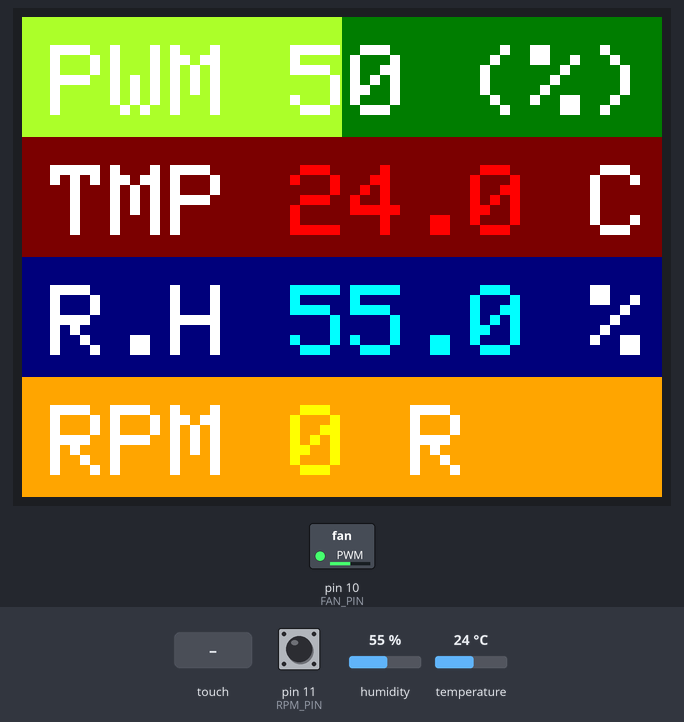
Bench run of a sketch on a simulated Arduino Uno, built with avr-gcc and run on an emulated ATmega328P. Parts: 320×240 colour display, switched loads named in the sketch (green lamp = pin HIGH). Wiring (inferred from the names in the program): servo: signal pin 12. The inputs (shaded band) are chosen by the test bench; at power-on: humidity 55 %, pin 11 (RPM_PIN) HIGH, temperature 24 °C. Servo pulses on a pin are drawn as a servo (544–2400 µs = 0–180°).

Above: at 2.6 s.
2.7 s: touch panel pressed at 38 % / 10 % of its raw x / y range
At 3.9 s:
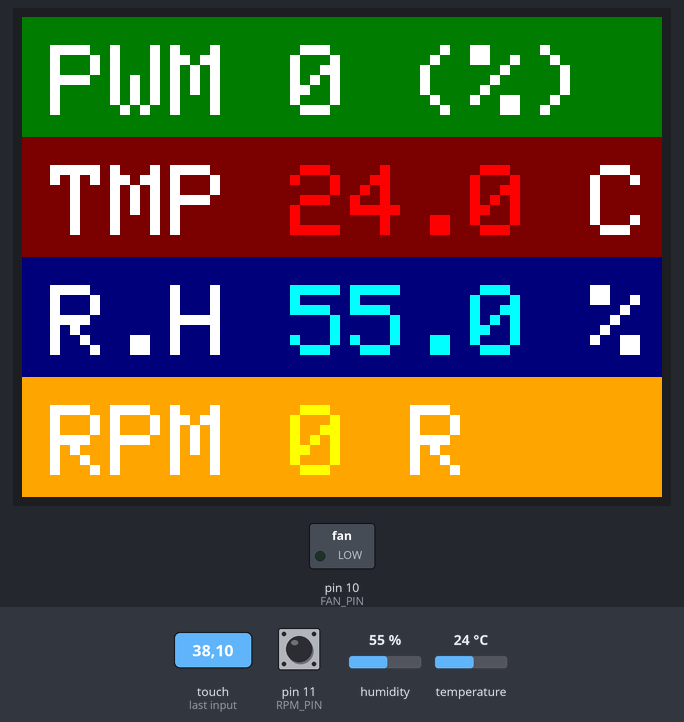
4.2 s: touch panel pressed at 87 % / 10 % of its raw x / y range
At 5.0 s:
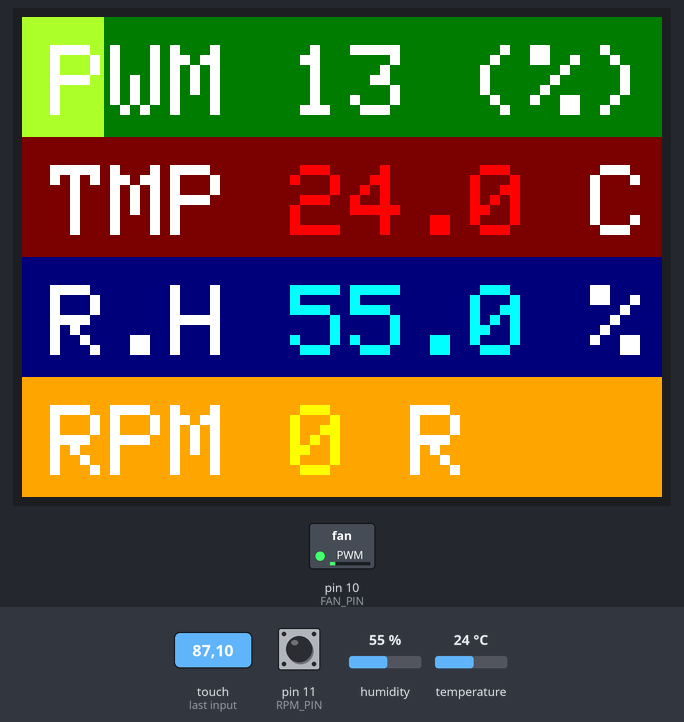
5.7 s: touch panel pressed at 38 % / 50 % of its raw x / y range
At 6.2 s:
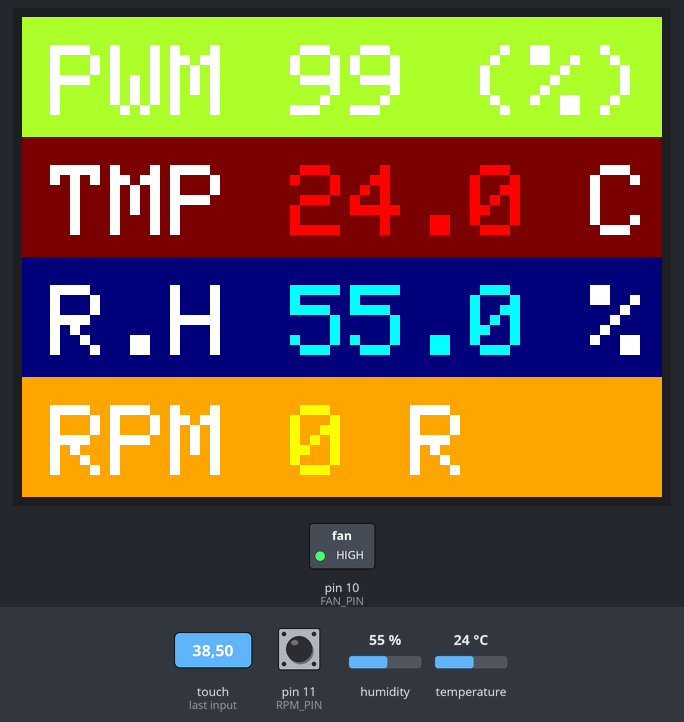
7.2 s: touch panel pressed at 87 % / 50 % of its raw x / y range
At 8.4 s:
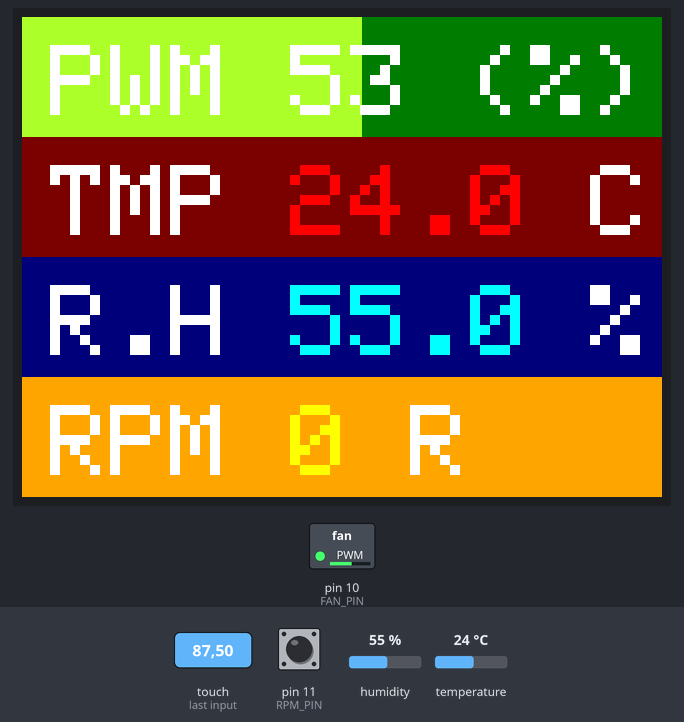
8.7 s: humidity set to 22 %
At 10.1 s:
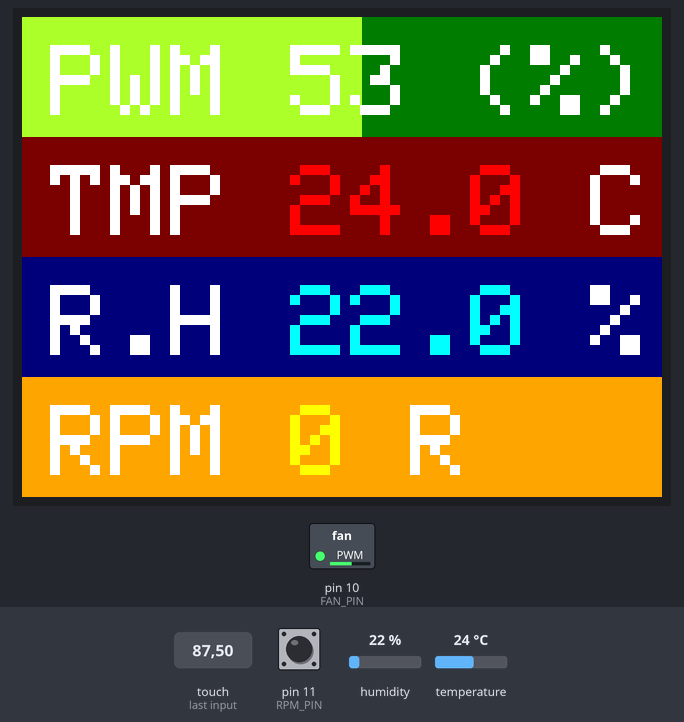
10.8 s: pin 11 (RPM_PIN) pulled LOW for 0.15 s
At 12.3 s:
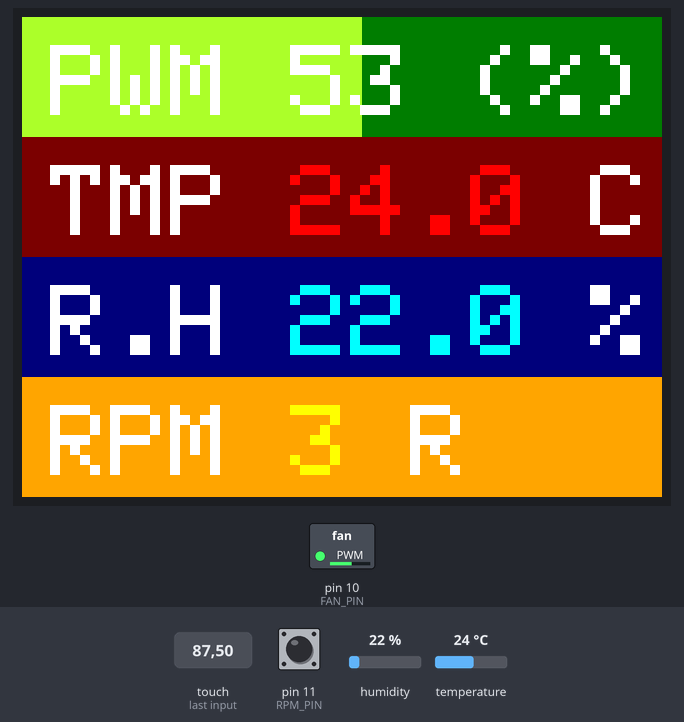
Timing chart, 0 to 13.8 s (numbered marks = the images above; inputs shaded):
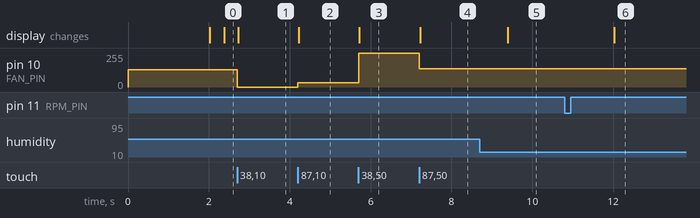

Measured:
- after the input at 2.7 s, pin 10 (FAN_PIN): 128/255 → 0/255 at once; the display: changes at once (image 1)
- after the input at 4.2 s, pin 10 (FAN_PIN): 0/255 → 33/255 at once; the display: changes at once (image 2)
- after the input at 5.7 s, pin 10 (FAN_PIN): 33/255 → 255/255 at once; the display: changes at once (image 3)
- after the input at 7.2 s, pin 10 (FAN_PIN): 255/255 → 136/255 at once; the display: changes at once (image 4)
- after the input at 8.7 s, the display: changes after 0.69 s (image 5)
- after the input at 10.8 s, the display: changes after 1.2 s (image 6)

The sketch:

main.ino
```cpp
// wiring with UNO or Mega2560:
//--------------POWER Pins--------------------------------
//   5V  connects to DC 5V
//   GND connects to Ground
//   3V3 do not need to connect(NC)
//--------------LCD Display Pins--------------------------
//   LCD_RD   connects to Analog pin A0
//   LCD_WR   connects to Analog pin A1
//   LCD_RS   connects to Analog pin A2
//   LCD_CS   connects to Analog pin A3
//   LCD_RST  connects to Analog pin A4
//   LCD_D0   connects to digital pin 8
//   LCD_D1   connects to digital pin 9
//   LCD_D2   connects to digital pin 2
//   LCD_D3   connects to digital pin 3
//   LCD_D4   connects to digital pin 4
//   LCD_D5   connects to digital pin 5
//   LCD_D6   connects to digital pin 6
//   LCD_D7   connects to digital pin 7
//--------------SD-card fuction Pins ----------------------
//This Connection Only for UNO, Do not support Mega2560
//because they use different Hardware-SPI Pins
//SD_SS    connects to digital pin 10
//SD_DI    connects to digital pin 11
//SD_DO    connects to digital pin 12
//SD_SCK   connects to digital pin 13

#include <TimerOne.h>
#include <MCUFRIEND_kbv.h>
#include <TouchScreen.h>
#include <MsTimer2.h>
#include "DHT.h"

// Example testing sketch for various DHT humidity/temperature sensors
// Written by ladyada, public domain

// REQUIRES the following Arduino libraries:
// - DHT Sensor Library: https://github.com/adafruit/DHT-sensor-library
// - Adafruit Unified Sensor Lib: https://github.com/adafruit/Adafruit_Sensor

#define DHTTYPE DHT22 // DHT 22  (AM2302), AM2321

#define DHT_PIN A5 // Digital pin connected to the DHT sensor
#define FAN_PIN 10
#define RPM_PIN 11
#define SERVO_PIN 12
#define LCD_RESET A4 // Can alternately just connect to Arduino's reset pin
#define LCD_CS A3    // Chip Select goes to Analog 3
#define LCD_CD A2    // Command/Data goes to Analog 2
#define LCD_WR A1    // LCD Write goes to Analog 1
#define LCD_RD A0    // LCD Read goes to Analog 0

#define YP A3 // must be an analog pin, use "An" notation!
#define XM A2 // must be an analog pin, use "An" notation!
#define YM 9  // can be a digital pin
#define XP 8  // can be a digital pin

// Color definitions
#define ILI9341_BLACK 0x0000       /*   0,   0,   0 */
#define ILI9341_NAVY 0x000F        /*   0,   0, 128 */
#define ILI9341_DARKGREEN 0x03E0   /*   0, 128,   0 */
#define ILI9341_DARKCYAN 0x03EF    /*   0, 128, 128 */
#define ILI9341_MAROON 0x7800      /* 128,   0,   0 */
#define ILI9341_PURPLE 0x780F      /* 128,   0, 128 */
#define ILI9341_OLIVE 0x7BE0       /* 128, 128,   0 */
#define ILI9341_LIGHTGREY 0xC618   /* 192, 192, 192 */
#define ILI9341_DARKGREY 0x7BEF    /* 128, 128, 128 */
#define ILI9341_BLUE 0x001F        /*   0,   0, 255 */
#define ILI9341_GREEN 0x07E0       /*   0, 255,   0 */
#define ILI9341_CYAN 0x07FF        /*   0, 255, 255 */
#define ILI9341_RED 0xF800         /* 255,   0,   0 */
#define ILI9341_MAGENTA 0xF81F     /* 255,   0, 255 */
#define ILI9341_YELLOW 0xFFE0      /* 255, 255,   0 */
#define ILI9341_WHITE 0xFFFF       /* 255, 255, 255 */
#define ILI9341_ORANGE 0xFD20      /* 255, 165,   0 */
#define ILI9341_GREENYELLOW 0xAFE5 /* 173, 255,  47 */
#define ILI9341_PINK 0xF81F

//Param For 2.4"_9341_V3.0
#define TS_MINX 75
#define TS_MAXX 890

#define TS_MINY 110
#define TS_MAXY 920

#define MINPRESSURE 200
#define MAXPRESSURE 600

#define LCD_X 320
#define LCD_Y 240

#define RPM_DELTA_T 2000
#define DHT_DELTA_T 2333
#define SERVO_DELTA_T 23

MCUFRIEND_kbv tft;
TouchScreen ts = TouchScreen(XP, YP, XM, YM, 300);

// Initialize DHT sensor.
// Note that older versions of this library took an optional third parameter to
// tweak the timings for faster processors.  This parameter is no longer needed
// as the current DHT reading algorithm adjusts itself to work on faster procs.
DHT dht(DHT_PIN, DHTTYPE);

float temp = 12.3;
float RH = 12.3;
int rpm = 1000;
unsigned char rpm_sta = 0;
unsigned char rpm_gui_cnt = 0;
int rpm_cnter[5] = {0};
int pwm_10m = 512;
int my_x = 0;
int my_y = 0;
unsigned long dht_refresh_last = 0;
unsigned long rpm_refresh_last = 0;
unsigned long servo_refresh_last = 0;

void pwm_gui_refresh()
{
  tft.fillRect(0, 0, (long)LCD_X * pwm_10m / 1023, 60, ILI9341_GREENYELLOW);
  tft.fillRect((long)LCD_X * pwm_10m / 1023, 0, (long)LCD_X * (1023 - pwm_10m) / 1023 + 1, 60, ILI9341_DARKGREEN);

  tft.setTextColor(ILI9341_WHITE);
  tft.setTextSize(5);
  tft.setCursor(14, 14);
  tft.print("PWM ");
  tft.print(pwm_10m * (long)100 / 1024, DEC);
  tft.print(" (%)");
}

void dht22_refresh()
{
  tft.fillRect(0, 60, LCD_X, 60, ILI9341_MAROON);
  tft.setTextColor(ILI9341_WHITE);
  tft.setTextSize(5);
  tft.setCursor(14, 74);
  tft.print("TMP ");
  tft.setTextColor(ILI9341_RED);
  tft.print(temp, 1);
  tft.setTextColor(ILI9341_WHITE);
  tft.print(" C");

  tft.fillRect(0, 120, LCD_X, 60, ILI9341_NAVY);
  tft.setTextColor(ILI9341_WHITE);
  tft.setTextSize(5);
  tft.setCursor(14, 134);
  tft.print("R.H ");
  tft.setTextColor(ILI9341_CYAN);
  tft.print(RH, 1);
  tft.setTextColor(ILI9341_WHITE);
  tft.print(" %");
}

void rpm_refresh()
{
  tft.fillRect(0, 180, LCD_X, 60, ILI9341_ORANGE);
  tft.setTextColor(ILI9341_WHITE);
  tft.setTextSize(5);
  tft.setCursor(14, 194);
  tft.print("RPM ");
  tft.setTextColor(ILI9341_YELLOW);
  tft.print(rpm);
  tft.setTextColor(ILI9341_WHITE);
  tft.print(" R");
}

void pwm_cnter()
{
  rpm_sta <<= 1;
  if (digitalRead(RPM_PIN))
  {
    rpm_sta += 1;
  }
  if ((rpm_sta & 0x0f) == 0b1100)
  {
    rpm_cnter[0]++;
    rpm_cnter[1]++;
    rpm_cnter[2]++;
    rpm_cnter[3]++;
    rpm_cnter[4]++;
  }
}

void setup(void)
{
  // Serial.begin(115200);

  // 40 us = 25 kHz
  Timer1.initialize(40);
  Timer1.pwm(FAN_PIN, pwm_10m);

  tft.reset();
  uint16_t identifier = tft.readID();
  // if (identifier == 0x0101)
  // {
  //   identifier = 0x9341;
  // }
  // if (identifier == 0x9341)
  // {
  //   Serial.println(F("ILI9341 LCD detected"));
  // }
  tft.begin(identifier);
  tft.setRotation(1);

  // Serial.print(F("res:"));
  // Serial.print(tft.width());
  // Serial.print(F("x"));
  // Serial.println(tft.height());

  tft.fillScreen(ILI9341_LIGHTGREY);

  dht.begin();

  pinMode(RPM_PIN, INPUT_PULLUP);
  digitalWrite(SERVO_PIN, LOW);
  pinMode(SERVO_PIN, OUTPUT);
  digitalWrite(SERVO_PIN, LOW);

  pwm_gui_refresh();
  dht22_refresh();
  rpm_refresh();

  // 2ms period
  MsTimer2::set(2, pwm_cnter);
  MsTimer2::start();
}

void loop(void)
{
#if 1
  TSPoint p = ts.getPoint();
  // if sharing pins, you'll need to fix the directions of the touchscreen pins
  pinMode(XM, OUTPUT);
  pinMode(YP, OUTPUT);

  if (p.z > MINPRESSURE && p.z < MAXPRESSURE)
  {
    my_x = constrain(p.y, TS_MINX, TS_MAXX);
    my_x = map(my_x, TS_MINX, TS_MAXX, 0, LCD_X);

    my_y = constrain(p.x, TS_MINY, TS_MAXY);
    my_y = map(my_y, TS_MINY, TS_MAXY, LCD_Y, 0);

    if (my_y < 80)
    {
      //change pwm
      pwm_10m = map(constrain(p.y, TS_MINX, TS_MAXX), TS_MINX, TS_MAXX, 0, 1023);
      Timer1.pwm(FAN_PIN, pwm_10m);
      pwm_gui_refresh();
    }
    else if (my_y < 160)
    {
      if (my_x < LCD_X / 2)
      {
        pwm_10m = 0;
        Timer1.pwm(FAN_PIN, pwm_10m);
        pwm_gui_refresh();
      }
      else
      {
        pwm_10m = 1023;
        Timer1.pwm(FAN_PIN, pwm_10m);
        pwm_gui_refresh();
      }
    }
    else
    {
      if (millis() > servo_refresh_last + SERVO_DELTA_T)
      {
        servo_refresh_last = millis();
        digitalWrite(SERVO_PIN, HIGH);
        delayMicroseconds(map(constrain(p.y, TS_MINX, TS_MAXX), TS_MINX, TS_MAXX, 0, 1900));
        digitalWrite(SERVO_PIN, LOW);
      }
    }
  }
#endif

#if 1
  if (millis() > dht_refresh_last + DHT_DELTA_T)
  {
    dht_refresh_last = millis();
    temp = dht.readTemperature();
    RH = dht.readHumidity();
    dht22_refresh();
  }
#endif

#if 1
  if (millis() > rpm_refresh_last + RPM_DELTA_T)
  {
    rpm_refresh_last = millis();
    rpm = rpm_cnter[rpm_gui_cnt] * 3;
    rpm_cnter[rpm_gui_cnt] = 0;
    if (++rpm_gui_cnt == 5)
    {
      rpm_gui_cnt = 0;
    }

    rpm_refresh();
  }
#endif
}
```
